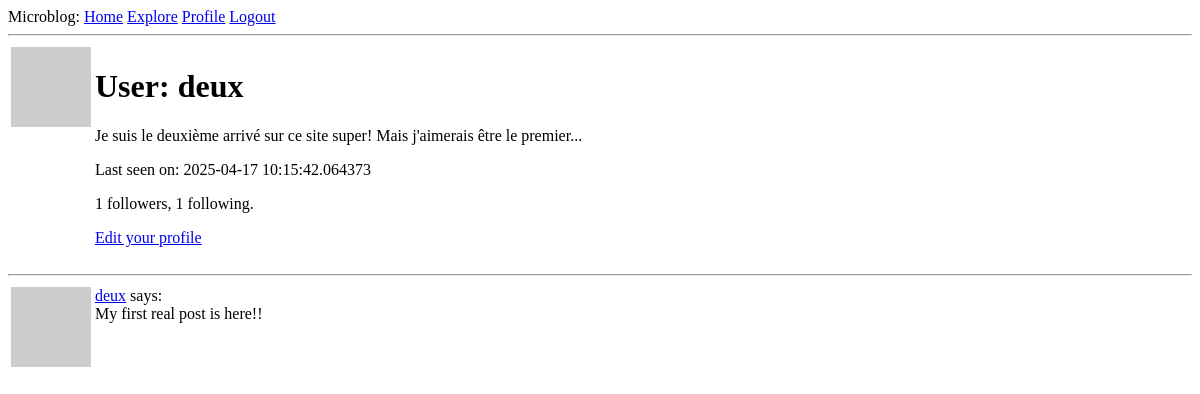
The page /user/deux (signed in) on the database as committed earlier.
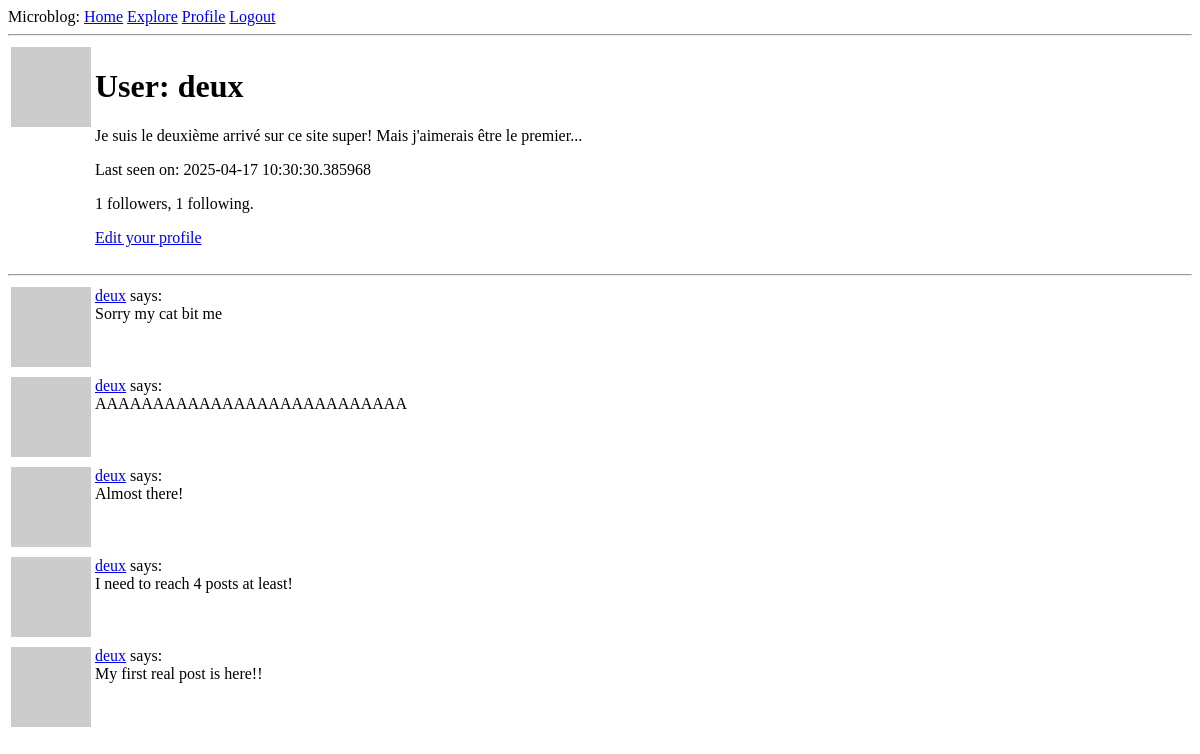
The same page on the database as committed later.
### app/models.py (models this page shows, shortened)
class User(UserMixin, db.Model):
    id: so.Mapped[int] = so.mapped_column(primary_key=True)
    username: so.Mapped[str] = so.mapped_column(sa.String(64), index=True, unique=True)
    email: so.Mapped[str] = so.mapped_column(sa.String(120), index=True, unique=True)
    password_hash: so.Mapped[Optional[str]] = so.mapped_column(sa.String(256))
    posts: so.WriteOnlyMapped["Post"] = so.relationship(back_populates="author")
    about_me: so.Mapped[Optional[str]] = so.mapped_column(sa.String(140))
    last_seen: so.Mapped[Optional[datetime]] = so.mapped_column(
        default=lambda: datetime.now(timezone.utc)
    )
    following: so.WriteOnlyMapped["User"] = so.relationship(
        secondary=followers,
        primaryjoin=(followers.c.follower_id == id),
        secondaryjoin=(followers.c.followed_id == id),
        back_populates="followers",
    )
    followers: so.WriteOnlyMapped["User"] = so.relationship(
        secondary=followers,
        primaryjoin=(followers.c.followed_id == id),
        secondaryjoin=(followers.c.follower_id == id),
        back_populates="following",
    )
    def avatar(self, size):
        digest = md5(self.email.lower().encode("utf-8")).hexdigest()
        return f"https://www.gravatar.com/avatar/{digest}?d=identicon&s={size}"
    def followers_count(self):
        query = sa.select(sa.func.count()).select_from(
            self.followers.select().subquery()
        )
        return db.session.scalar(query)
    def following_count(self):
        query = sa.select(sa.func.count()).select_from(
            self.following.select().subquery()
        )
        return db.session.scalar(query)

class Post(db.Model):
    id: so.Mapped[int] = so.mapped_column(primary_key=True)
    body: so.Mapped[str] = so.mapped_column(sa.String(140))
    timestamp: so.Mapped[datetime] = so.mapped_column(
        index=True, default=lambda: datetime.now(timezone.utc)
    )
    user_id: so.Mapped[int] = so.mapped_column(sa.ForeignKey(User.id), index=True)
    author: so.Mapped[User] = so.relationship(back_populates="posts")

### app/routes.py (the view)
@app.route("/user/<username>")
@login_required
def user(username):
    user = db.first_or_404(sa.select(User).where(User.username == username))
    page = request.args.get(key="page", default=1, type=int)
    query = user.posts.select().order_by(Post.timestamp.desc())
    posts = db.paginate(
        query, page=page, per_page=app.config["POSTS_PER_PAGE"], error_out=False
    )
    prev_url = url_for("user", username=username, page=posts.prev_num) if posts.has_prev else None
    next_url = url_for("user", username=username, page=posts.next_num) if posts.has_next else None
    form = EmptyForm()
    return render_template(
        "user.html",
        user=user,
        posts=posts,
        form=form,
        prev_url=prev_url,
        next_url=next_url,
    )

### app/models.py (called while the page is built)
@login.user_loader
def load_user(id):
    return db.session.get(User, int(id))

### app/routes.py (called while the page is built)
@app.before_request
def before_request():
    if current_user.is_authenticated:
        current_user.last_seen = datetime.now(timezone.utc)
        db.session.commit()

### app/templates/user.html (shortened to what this page needs)
{% extends 'base.html' %}
{% block content %}
<table>
  <tr valign="top">
    <td><img src="{{ user.avatar(128) }}"></td>
    <td>
      <h1>User: {{ user.username }}</h1>
      {% if user.about_me %}<p>{{ user.about_me }}</p>{% endif %}
      {% if user.last_seen %}<p>Last seen on: {{ user.last_seen }}</p>{% endif %}
      <p>{{ user.followers_count() }} followers, {{ user.following_count() }} following.</p>
      {% if user==current_user %}
      <p><a href="{{ url_for('edit_profile') }}">Edit your profile</a></p>
      {% endif %}
    </td>
  </tr>
</table>
<hr>
{% for post in posts %}
{% include '_post.html' %}
{% endfor %}
{% endblock %}

### app/templates/base.html (shortened to what this page needs)
<!doctype html>
<html>
<head>
</head>
<body>
    <div>Microblog:
        <a href="{{ url_for('index') }}">Home</a>
        <a href="{{ url_for('explore') }}">Explore</a>
        {% if current_user.is_anonymous %}
        <a href="{{ url_for('login') }}">Login</a>
        {% else %}
        <a href="{{ url_for('user', username=current_user.username) }}">Profile</a>
        <a href="{{ url_for('logout') }}">Logout</a>
        {% endif %}
    </div>
    <hr>
    {% block content %}{% endblock %}
</body>
</html>

### app/templates/_post.html
<table>
    <tr valign="top">
        <td><img src="{{ post.author.avatar(36) }}"></td>
        <td><a href="{{ url_for('user', username=post.author.username) }}">{{ post.author.username }}</a> says:<br>
            {{ post.body }}</td>
    </tr>
</table>

Rows that differ between the two databases and show on the page:
changed User "deux": last_seen "2025-04-17 10:15:42.064373" → "2025-04-17 10:30:30.385968"
added Post: author.username "deux", body "Sorry my cat bit me"
added Post: author.username "deux", body "AAAAAAAAAAAAAAAAAAAAAAAAAAA"
added Post: author.username "deux", body "Almost there!"
added Post: author.username "deux", body "I need to reach 4 posts at least!"
